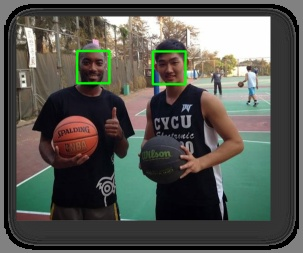
#> input picture Module 1 CV Basic Technical/chp_1_0_basletball.jpg, 303 x 253 px
$ python David_1_4_1_shift.py --image ../chp_1_0_basletball.jpg
#> lines starting #> are read from the running program, lines starting #| are printed output that depends on the picture
# python David_1_4_1_shift.py --image "../../../CV-PyImageSearch Gurus Course/Dataset/data/aus_beach.JPG"


import numpy as np
import argparse
import imutils
import cv2

ap = argparse.ArgumentParser()
ap.add_argument("-i","--image", required=True, help = "Path to image")
args = vars(ap.parse_args())

# Load image
img = cv2.imread(args["image"])
#> img is the input picture: shape (253, 303, 3); mean B, G, R 80.4, 87, 85.6
img = cv2.resize(img, (450,330), interpolation = cv2.INTER_CUBIC)
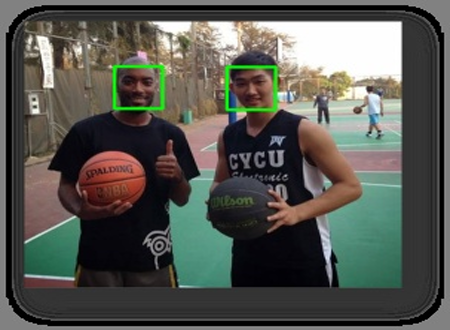
#> img: shape (330, 450, 3); mean B, G, R 80.6, 87.1, 85.8
cv2.imshow("Aus_Beech", img)


# Try-myself
M = np.float32([[1, 0, -100], [0, 1, -150]])
shifted = imutils.translate(img, 0, 100)
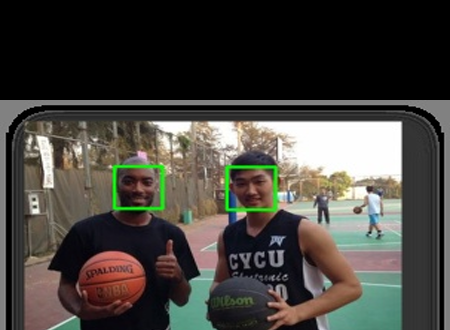
#> shifted: shape (330, 450, 3); mean B, G, R 62.3, 67.9, 70.3
cv2.imshow("Test Shifted", shifted)


M = np.float32([[1, 0, 25], [0, 1, 50]])
shifted = cv2.warpAffine(img, M, (img.shape[1], img.shape[0]))
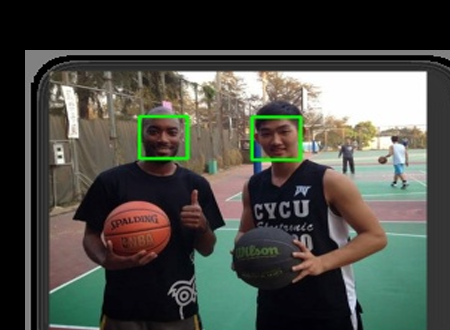
#> shifted: shape (330, 450, 3); mean B, G, R 68.9, 75.4, 74.2
cv2.imshow("Shifted Down and Right", shifted)

shifted = imutils.translate(img, 0, -100)
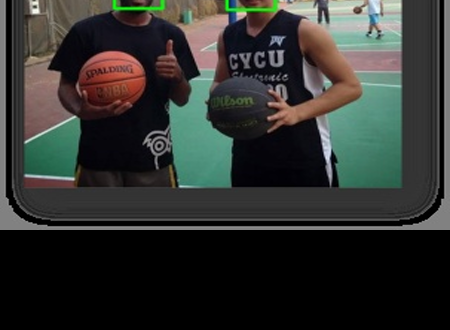
#> shifted: shape (330, 450, 3); mean B, G, R 47.3, 50.5, 48.3
cv2.imshow("Shifted up", shifted)
cv2.waitKey(0)
